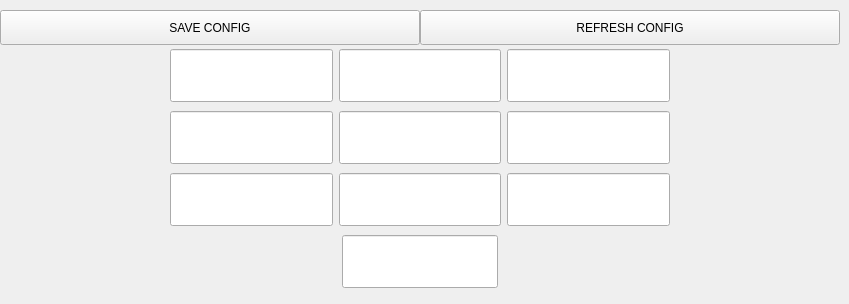
   <widget class="QWidget" name="numpad">
    <attribute name="title">
     <string>NUMPAD</string>
    </attribute>
    <widget class="QWidget" name="numpad_2" native="true">
     <property name="geometry">
      <rect>
       <x>170</x>
       <y>46</y>
       <width>500</width>
       <height>249</height>
      </rect>
     </property>
     <property name="minimumSize">
      <size>
       <width>428</width>
       <height>0</height>
      </size>
     </property>
     <property name="styleSheet">
      <string notr="true">#numpad QLineEdit  {
	border: 1px solid #16e0ff;
}</string>
     </property>
     <layout class="QGridLayout" name="gridLayout_2">
      <item row="0" column="0">
       <layout class="QHBoxLayout" name="horizontalLayout">
        <item>
         <widget class="QLineEdit" name="numpad_num_1">
          <property name="sizePolicy">
           <sizepolicy hsizetype="Expanding" vsizetype="Expanding">
            <horstretch>0</horstretch>
            <verstretch>0</verstretch>
           </sizepolicy>
          </property>
          <property name="minimumSize">
           <size>
            <width>0</width>
            <height>51</height>
           </size>
          </property>
          <property name="maximumSize">
           <size>
            <width>16777215</width>
            <height>53</height>
           </size>
          </property>
          <property name="alignment">
           <set>Qt::AlignBottom|Qt::AlignHCenter</set>
          </property>
         </widget>
        </item>
        <item>
         <widget class="QLineEdit" name="numpad_num_2">
          <property name="sizePolicy">
           <sizepolicy hsizetype="Expanding" vsizetype="Expanding">
            <horstretch>0</horstretch>
            <verstretch>0</verstretch>
           </sizepolicy>
          </property>
          <property name="minimumSize">
           <size>
            <width>0</width>
            <height>51</height>
           </size>
          </property>
          <property name="maximumSize">
           <size>
            <width>16777215</width>
            <height>53</height>
           </size>
          </property>
          <property name="alignment">
           <set>Qt::AlignBottom|Qt::AlignHCenter</set>
          </property>
         </widget>
        </item>
        <item>
         <widget class="QLineEdit" name="numpad_num_3">
          <property name="sizePolicy">
           <sizepolicy hsizetype="Expanding" vsizetype="Expanding">
            <horstretch>0</horstretch>
            <verstretch>0</verstretch>
           </sizepolicy>
          </property>
          <property name="minimumSize">
           <size>
            <width>0</width>
            <height>51</height>
           </size>
          </property>
          <property name="maximumSize">
           <size>
            <width>16777215</width>
            <height>53</height>
           </size>
          </property>
          <property name="alignment">
           <set>Qt::AlignBottom|Qt::AlignHCenter</set>
          </property>
         </widget>
        </item>
       </layout>
      </item>
      <item row="1" column="0">
       <layout class="QHBoxLayout" name="horizontalLayout_2">
        <item>
         <widget class="QLineEdit" name="numpad_num_4">
          <property name="sizePolicy">
           <sizepolicy hsizetype="Expanding" vsizetype="Expanding">
            <horstretch>0</horstretch>
            <verstretch>0</verstretch>
           </sizepolicy>
          </property>
          <property name="minimumSize">
           <size>
            <width>0</width>
            <height>51</height>
           </size>
          </property>
          <property name="maximumSize">
           <size>
            <width>16777215</width>
            <height>53</height>
           </size>
          </property>
          <property name="alignment">
           <set>Qt::AlignBottom|Qt::AlignHCenter</set>
          </property>
         </widget>
        </item>
        <item>
         <widget class="QLineEdit" name="numpad_num_5">
          <property name="sizePolicy">
           <sizepolicy hsizetype="Expanding" vsizetype="Expanding">
            <horstretch>0</horstretch>
            <verstretch>0</verstretch>
           </sizepolicy>
          </property>
          <property name="minimumSize">
           <size>
            <width>0</width>
            <height>51</height>
           </size>
          </property>
          <property name="maximumSize">
           <size>
            <width>16777215</width>
            <height>53</height>
           </size>
          </property>
          <property name="alignment">
           <set>Qt::AlignBottom|Qt::AlignHCenter</set>
          </property>
         </widget>
        </item>
        <item>
         <widget class="QLineEdit" name="numpad_num_6">
          <property name="sizePolicy">
           <sizepolicy hsizetype="Expanding" vsizetype="Expanding">
            <horstretch>0</horstretch>
            <verstretch>0</verstretch>
           </sizepolicy>
          </property>
          <property name="minimumSize">
           <size>
            <width>0</width>
            <height>51</height>
           </size>
          </property>
          <property name="maximumSize">
           <size>
            <width>16777215</width>
            <height>53</height>
           </size>
          </property>
          <property name="alignment">
           <set>Qt::AlignBottom|Qt::AlignHCenter</set>
          </property>
         </widget>
        </item>
       </layout>
      </item>
      <item row="2" column="0">
       <layout class="QHBoxLayout" name="horizontalLayout_3">
        <item>
         <widget class="QLineEdit" name="numpad_num_7">
          <property name="sizePolicy">
           <sizepolicy hsizetype="Expanding" vsizetype="Expanding">
            <horstretch>0</horstretch>
            <verstretch>0</verstretch>
           </sizepolicy>
          </property>
          <property name="minimumSize">
           <size>
            <width>0</width>
            <height>51</height>
           </size>
          </property>
          <property name="maximumSize">
           <size>
            <width>16777215</width>
            <height>53</height>
           </size>
          </property>
          <property name="alignment">
           <set>Qt::AlignBottom|Qt::AlignHCenter</set>
          </property>
         </widget>
        </item>
        <item>
         <widget class="QLineEdit" name="numpad_num_8">
          <property name="sizePolicy">
           <sizepolicy hsizetype="Expanding" vsizetype="Expanding">
            <horstretch>0</horstretch>
            <verstretch>0</verstretch>
           </sizepolicy>
          </property>
          <property name="minimumSize">
           <size>
            <width>0</width>
            <height>51</height>
           </size>
          </property>
          <property name="maximumSize">
           <size>
            <width>16777215</width>
            <height>53</height>
           </size>
          </property>
          <property name="alignment">
           <set>Qt::AlignBottom|Qt::AlignHCenter</set>
          </property>
          <property name="clearButtonEnabled">
           <bool>false</bool>
          </property>
         </widget>
        </item>
        <item>
         <widget class="QLineEdit" name="numpad_num_9">
          <property name="sizePolicy">
           <sizepolicy hsizetype="Expanding" vsizetype="Expanding">
            <horstretch>0</horstretch>
            <verstretch>0</verstretch>
           </sizepolicy>
          </property>
          <property name="minimumSize">
           <size>
            <width>0</width>
            <height>51</height>
           </size>
          </property>
          <property name="maximumSize">
           <size>
            <width>16777215</width>
            <height>53</height>
           </size>
          </property>
          <property name="alignment">
           <set>Qt::AlignBottom|Qt::AlignHCenter</set>
          </property>
         </widget>
        </item>
       </layout>
      </item>
      <item row="3" column="0">
       <layout class="QHBoxLayout" name="horizontalLayout_4">
        <item>
         <widget class="QLineEdit" name="numpad_num_0">
          <property name="sizePolicy">
           <sizepolicy hsizetype="Expanding" vsizetype="Expanding">
            <horstretch>0</horstretch>
            <verstretch>0</verstretch>
           </sizepolicy>
          </property>
          <property name="minimumSize">
           <size>
            <width>0</width>
            <height>52</height>
           </size>
          </property>
          <property name="maximumSize">
           <size>
            <width>156</width>
            <height>53</height>
           </size>
          </property>
          <property name="alignment">
           <set>Qt::AlignBottom|Qt::AlignHCenter</set>
          </property>
         </widget>
        </item>
       </layout>
      </item>
     </layout>
    </widget>
    <widget class="QPushButton" name="numpad_save_config">
     <property name="geometry">
      <rect>
       <x>0</x>
       <y>10</y>
       <width>420</width>
       <height>35</height>
      </rect>
     </property>
     <property name="styleSheet">
      <string notr="true">border-right: 2px solid #0a0a0a;</string>
     </property>
     <property name="text">
      <string>SAVE CONFIG</string>
     </property>
    </widget>
    <widget class="QPushButton" name="numpad_refresh_config">
     <property name="geometry">
      <rect>
       <x>420</x>
       <y>10</y>
       <width>420</width>
       <height>35</height>
      </rect>
     </property>
     <property name="styleSheet">
      <string notr="true"/>
     </property>
     <property name="text">
      <string>REFRESH CONFIG</string>
     </property>
    </widget>
   </widget>
